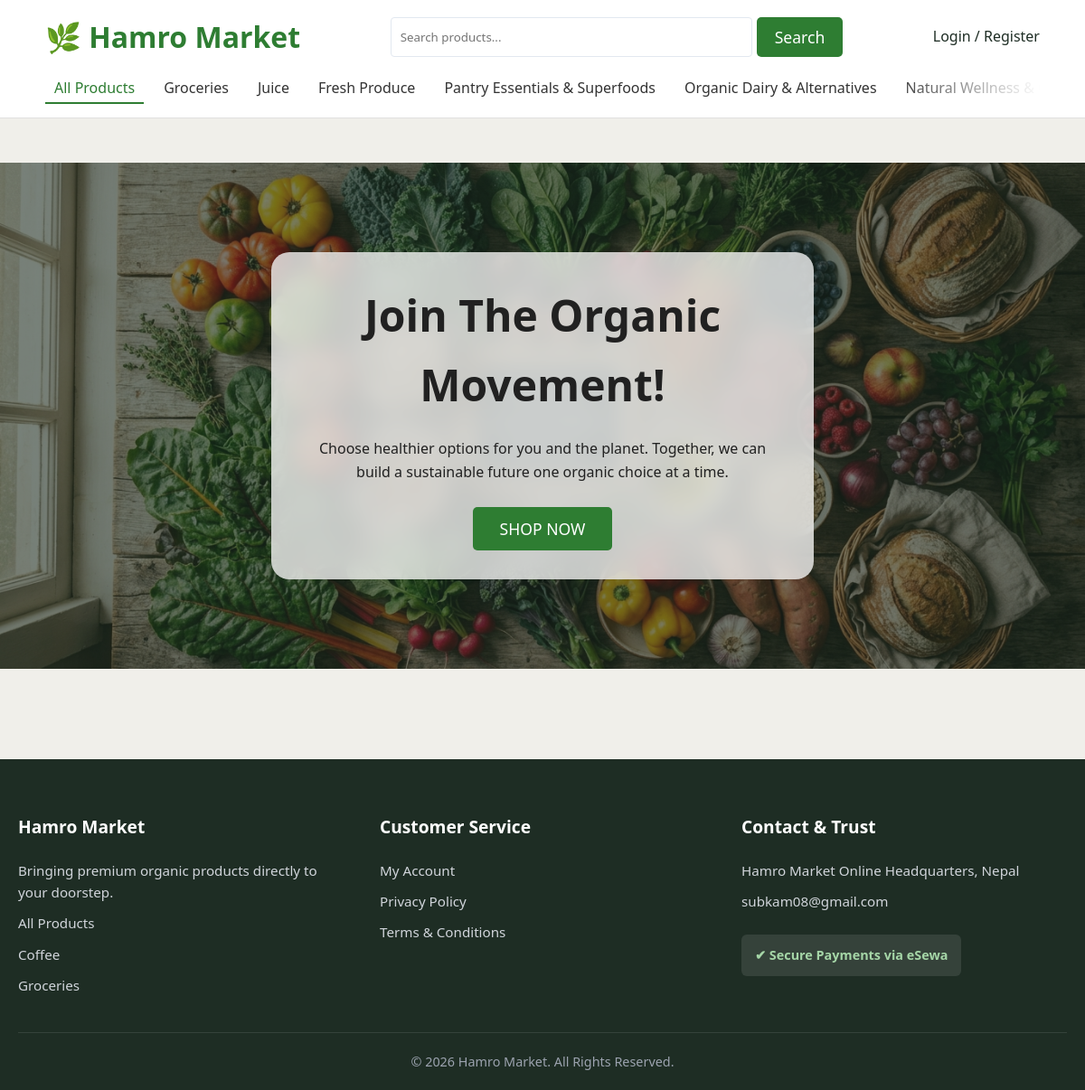
The page / on the database its author committed.
### tables this page shows
CREATE TABLE categories (
        id INTEGER PRIMARY KEY AUTOINCREMENT,
        name TEXT NOT NULL UNIQUE,
        slug TEXT NOT NULL UNIQUE
    );

### app.py (the view)
@app.route('/')
def index():
    return render_template('index.html')

### app.py (called while the page is built)
def get_db():
    db = getattr(g, '_database', None)
    if db is None:
        db = g._database = sqlite3.connect(DATABASE)
        db.row_factory = sqlite3.Row
    return db

@app.teardown_appcontext
def close_connection(exception):
    db = getattr(g, '_database', None)
    if db is not None:
        db.close()

@app.context_processor
def inject_categories():
    try:
        db = get_db()
        categories = db.execute('SELECT name, slug FROM categories').fetchall()
    except Exception:
        categories = []
    return dict(nav_categories=categories)

### templates/index.html (shortened to what this page needs)
<!DOCTYPE html>
<html lang="en">
<head>
    <link rel="stylesheet" href="/static/css/style.css">
</head>
<body>
    {% include '_header.html' %}
    <section class="hero">
        <div class="hero-content">
            <h1>Join The Organic Movement!</h1>
            <p>Choose healthier options for you and the planet. Together, we can build a sustainable future one organic choice at a time.</p>
            <br>
            <button class="btn" onclick="if(!window.isLoggedIn) window.location.href='/login'; else document.querySelector('.container').scrollIntoView({behavior: 'smooth'});">SHOP NOW</button>
        </div>
    </section>
    {% include '_footer.html' %}
</body>
</html>

### templates/_header.html (shortened to what this page needs)
<header>
    <div class="header-top-row">
        <div class="logo">
            <a href="/"><h1>🌿 Hamro Market</h1></a>
        </div>
        <div class="search-wrapper" style="display: flex; gap: 5px; flex: 1; justify-content: center; max-width: 600px; margin: 0 20px;">
            <input type="text" id="search-input" placeholder="Search products..." style="padding: 10px; border: 1px solid #E2E8F0; border-radius: 4px; width: 100%; max-width: 400px;">
            <button id="search-btn" class="btn" style="padding: 10px 20px;">Search</button>
        </div>
        <nav class="user-nav">
            <ul style="display: flex; gap: 20px; align-items: center;">
                {% if 'customer_id' in session %}
                    <li class="dropdown">
                        <a href="#" style="cursor: pointer;">👤 {{ session['customer_name'] }} ▼</a>
                        <div class="dropdown-content" style="width: 350px; right: 0;">
                            <a href="/orders">Order History</a>
                            <a href="/password">Change Password</a>
                            <a href="/logout">Logout</a>
                            <hr style="margin: 10px 0; border: none; border-top: 1px solid #eee;">
                            <div style="padding: 0 15px; font-weight: bold; margin-bottom: 10px; cursor: default;">🛒 Cart (<span id="cart-count">0</span>)</div>
                            <div id="cart-dropdown-items" style="max-height: 300px; overflow-y: auto; margin-bottom: 10px; padding: 0 15px; cursor: default;">
                            </div>
                            <div style="border-top: 1px solid #eee; padding-top: 10px; padding-left: 15px; padding-right: 15px; cursor: default;">
                                <div style="display: flex; justify-content: space-between; font-weight: bold; margin-bottom: 15px;">
                                    <span>Subtotal:</span>
                                    <span id="cart-total">Rs 0.00</span>
                                </div>
                                <a href="/checkout" class="btn btn-primary" style="display: block; text-align: center; width: 100%; box-sizing: border-box; text-decoration: none; margin-bottom: 10px;">Proceed to Checkout</a>
                            </div>
                        </div>
                    </li>
                {% else %}
                    <li><a href="/login">Login / Register</a></li>
                {% endif %}
            </ul>
        </nav>
    </div>
    <div class="header-bottom-row">
        <div class="category-scroll-container">
            <button class="filter-btn active" data-category="all">All Products</button>
            {% for category in nav_categories %}
                <button class="filter-btn" data-category="{{ category.slug }}">{{ category.name }}</button>
            {% endfor %}
        </div>
    </div>
</header>

### static/css/style.css (style rules this page uses)
:root { --color-primary: #2E7D32; --color-bg-subtle: #F0EFEA; --color-text-main: #212121; --deep-forest-green: #1E2D24; --leaf-green: #2E7D32; --soft-oatmeal-cream: #F9F7F1; --honey-amber: #E67E22; --base-white: #FFFFFF; --neutral-slate: #E2E8F0; --font-main: 'Segoe UI', Tahoma, Geneva, Verdana, sans-serif; }
* { margin: 0; padding: 0; box-sizing: border-box; font-family: var(--font-main); }
body { background-color: var(--color-bg-subtle); color: var(--color-text-main); line-height: 1.6; padding-top: 180px; }
h1, h2, h3 { margin-bottom: 15px; font-weight: 600; }
a { text-decoration: none; color: var(--deep-forest-green); }
header { background-color: var(--base-white); padding: 15px 50px 0 50px; display: flex; flex-direction: column; align-items: flex-start; border-bottom: 1px solid #E0E0E0; position: fixed; width: 100%; top: 0; z-index: 1000; }
.header-top-row { display: flex; justify-content: space-between; align-items: center; width: 100%; margin-bottom: 15px; }
.header-bottom-row { width: 100%; padding-bottom: 15px; }
.logo h1 { color: var(--leaf-green); margin: 0; }
nav ul { list-style: none; display: flex; gap: 30px; }
nav ul li a { font-weight: 500; transition: color 0.3s; }
.hero { background-image: url('../images/hero_banner.jpg'); background-size: cover; background-position: center; height: 70vh; display: flex; align-items: center; justify-content: center; text-align: center; position: relative; color: var(--base-white); }
.hero::after { content: ''; position: absolute; top: 0; left: 0; right: 0; bottom: 0; background: rgba(30, 45, 36, 0.6); z-index: 1; }
.hero-content { position: relative; z-index: 2; max-width: 600px; background: rgba(255, 255, 255, 0.75); backdrop-filter: blur(12px); padding: 32px; border-radius: 20px; text-align: center; color: var(--color-text-main); }
.hero-content h1 { font-size: 3rem; margin-bottom: 20px; color: var(--color-text-main); font-weight: 700; }
.btn { display: inline-block; padding: 12px 30px; background-color: var(--leaf-green); color: var(--base-white); border: none; border-radius: 5px; cursor: pointer; font-size: 1.1rem; transition: background-color 0.3s; }
.filter-btn { padding: 5px 10px; background: none; border: none; border-bottom: 2px solid transparent; border-radius: 0; color: #333333; font-weight: 500; cursor: pointer; transition: all 0.3s; font-size: 1rem; }
.filter-btn.active, .filter-btn:hover { color: var(--leaf-green); border-bottom: 2px solid var(--leaf-green); background: none; }
.category-scroll-container { display: flex; flex-direction: row; white-space: nowrap; flex-wrap: nowrap; overflow-x: auto; overflow-y: hidden; -webkit-overflow-scrolling: touch; gap: 12px; padding-right: 40px; mask-image: linear-gradient(to right, black 85%, transparent 100%); -webkit-mask-image: linear-gradient(to right, black 85%, transparent 100%); -ms-overflow-style: none; scrollbar-width: none; }

### rows shown on the page
categories: name "Groceries"
categories: name "Juice"
categories: name "Fresh Produce"
categories: name "Pantry Essentials & Superfoods"
categories: name "Organic Dairy & Alternatives"
categories: name "Natural Wellness &…"
